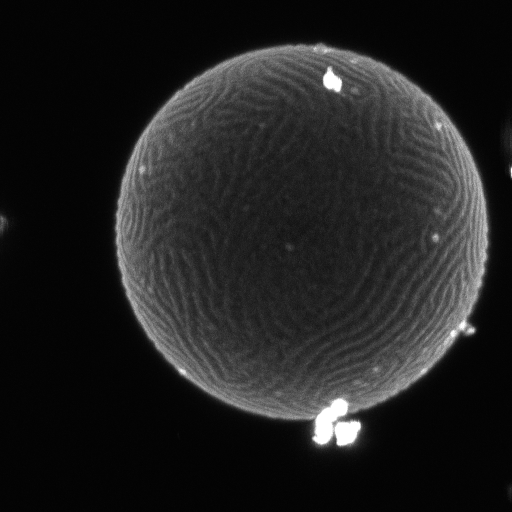
#> input picture data/MAX_20231114_Hex_out.lif - Image 1-1-1.tif, 1024 x 1024 px (shown at 1/2 size); its folder holds only this picture in this run
$ python line_detection.py
#> lines starting #> are read from the running program, lines starting #| are printed output that depends on the picture
import os
import sys
import tifffile as tiff
import cv2
import numpy as np
from skimage import filters, color, img_as_float, exposure
from skimage.filters import meijering, sato, frangi, hessian
import matplotlib.pyplot as plt
from concurrent.futures import ThreadPoolExecutor
from skimage.filters import gaussian

def open_image(file_path):
    """
    Open an image file using TIFF format. None of the metadata is saved

    Args:
    - file_name (str): The name of the image file.

    Returns:
    - ndarray: Loaded image data.
    """
    image = tiff.imread(file_path)
#> image is the input picture: shape (1024, 1024); min 1, max 255, mean 32.4
    return image


# [6 lines left out: function display_image, not called in this run]


def preprocess_image(image):
    """Preprocess the input image: downsample, denoise, and normalize."""
    # Downsample for faster processing
    image_resized = cv2.resize(image, (image.shape[1] // 2, image.shape[0] // 2))
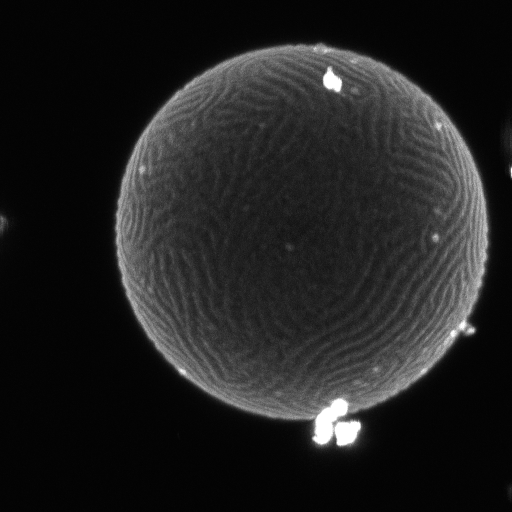
#> image_resized: shape (512, 512); min 2, max 255, mean 32.5

    # Normalize image to range [0, 1]
    image_normalized = img_as_float(image_resized)

    # Apply Gaussian denoising
    image_denoised = filters.gaussian(image_normalized, sigma=0.5)

    return image_denoised


# [51 lines left out: functions apply_clahe, subtract_background, filter_image, process_filaments, isolate_filaments, not called in this run]


def detect_filament_orientation_ridge(image):
    """
    Detect filament orientation by calculating the orientation from the eigenvalues
    of the Hessian matrix. If you're have issues with filament detection do a parameter run
    with the different methods to see which method and sigma is best for your data.

    Parameters:
    binary_image (numpy.ndarray): Binary image containing filaments.

    Returns:
    numpy.ndarray: Array representing the orientation of filaments.
    """

    # Apply the Meijering filtering method
    detected_result = meijering(image, sigmas=range(2, 4), black_ridges=False, mode='reflect')
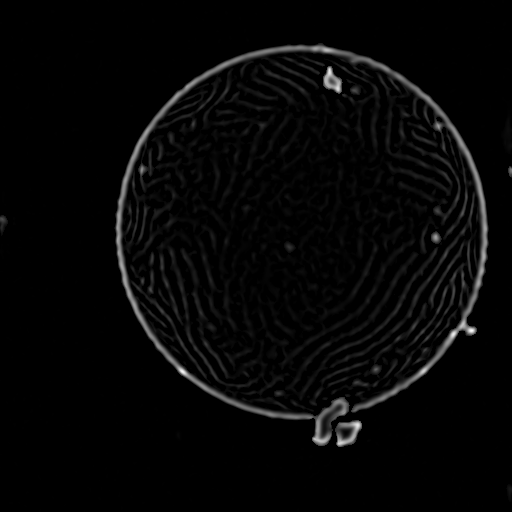
#> detected_result: shape (512, 512) float64; min 0, max 1, mean 0.0259

    return detected_result


# [12 lines left out: function run_parameter_sweep, not called in this run]

def main():
    data_folder = os.path.normpath(os.path.join(sys.path[1], "data"))

    # Initialize a counter variable
    iteration_count = 0

    for file_name in os.listdir(data_folder):
        iteration_count += 1

        # Prepare save path
        name = file_name[:-4]
        save_path = os.path.normpath(os.path.join(sys.path[1], "detected_filaments"))
        filament_file_path = os.path.join(save_path, f"{name}_detecting_filament_sato.tif")

        # Load image
        file_path = os.path.join(data_folder, file_name)
        image_data = open_image(file_path)

        if image_data is None:
            print(f"Error loading {file_name}. Skipping...")
            continue

        image_preprocessed = preprocess_image(image_data)

        filament_detected = detect_filament_orientation_ridge(image_preprocessed)
        smoothed_img = gaussian(filament_detected, sigma=2)
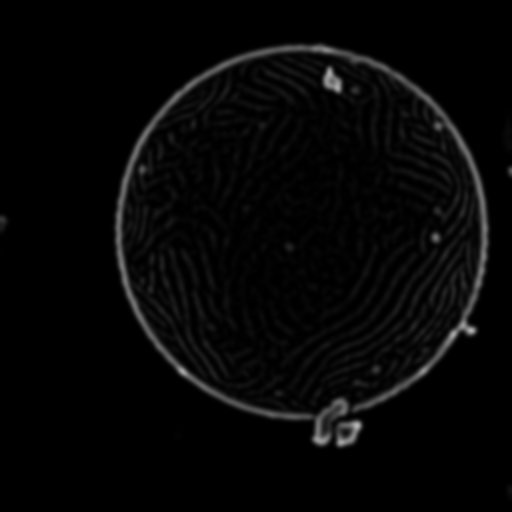
#> smoothed_img: shape (512, 512) float64; min 0, max 0.719, mean 0.0259

        print(f"Completed processing for {file_name}")

        print(f"+ Filaments detected")

        tiff.imwrite(filament_file_path, smoothed_img, photometric='minisblack')
        print(f"+ Combined image and mask saved as tif")

        print(f"Line Iteration {iteration_count}: Processed {file_name} for line detection and orientation plotting.")


if __name__ == "__main__":
    main()
